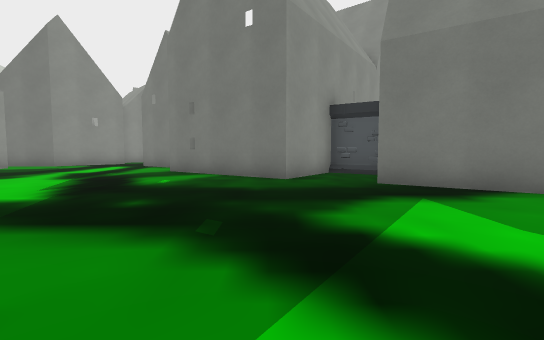
view 1 (above)

19 first-person views from a walk through a 3-D level made in the Godot game engine. The camera is 1.4 m above the floor, tilts 4° down and sees 85° across. The floor is counted in squares, 2 m on a side. Each view is taken from the middle of a square. On the plan, view 1 faces up. The plan holds only what a view shows up to about 10 squares ahead; the rest is blank. The place goes on beyond the plan. Flat picture figures and markers are left out. Characters and animated objects are left out. Some surface patterns are stand-ins.

view 2
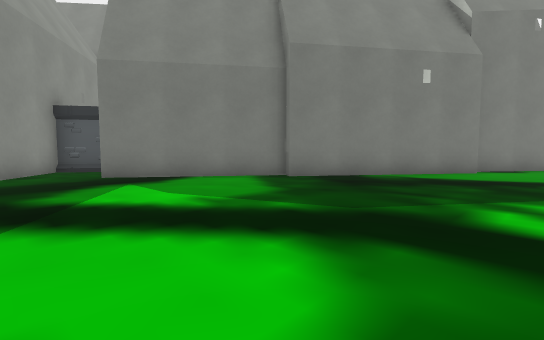

view 3
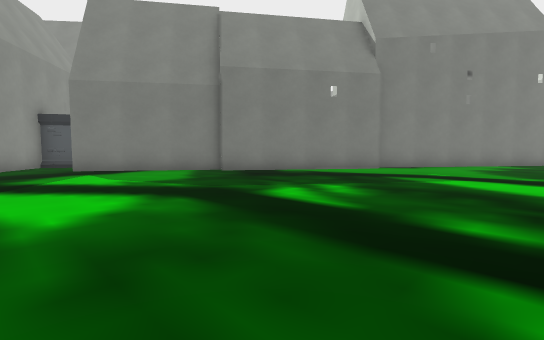

view 4
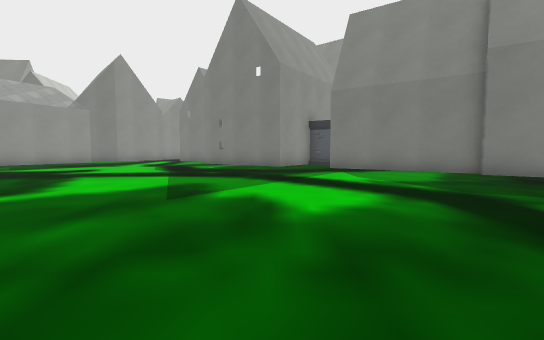

view 5
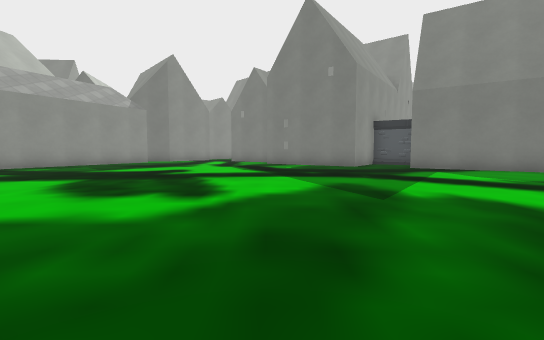

view 6
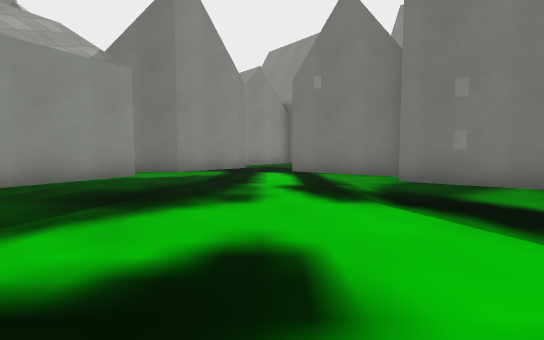

view 7
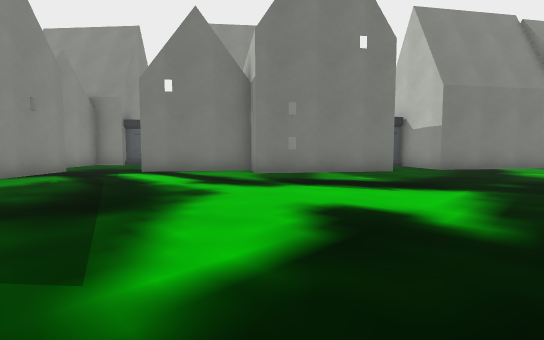

view 8
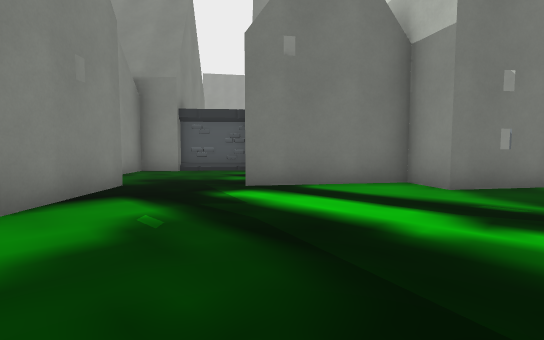

view 9
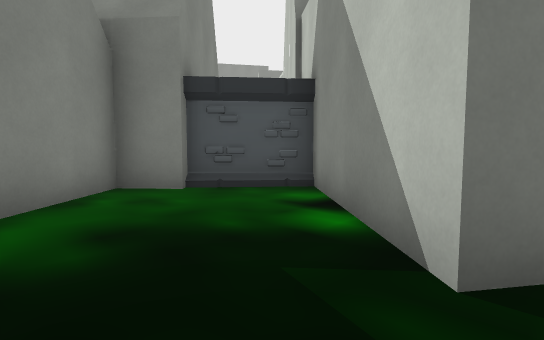

view 10
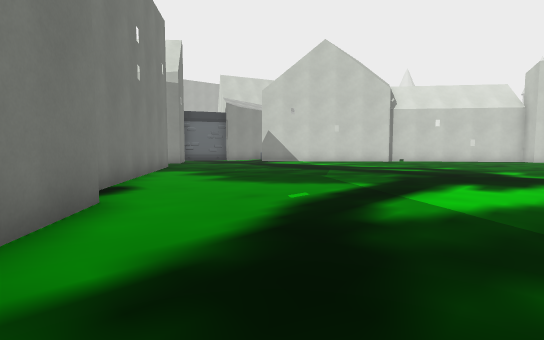

view 11
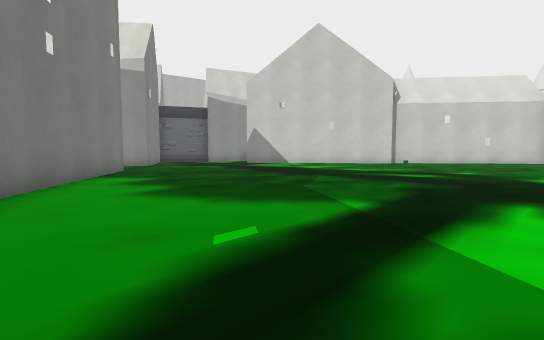

view 12
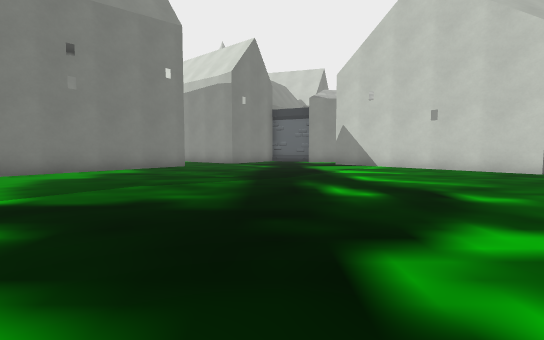

view 13
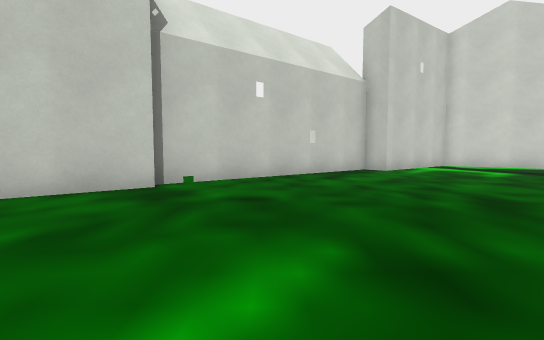

view 14
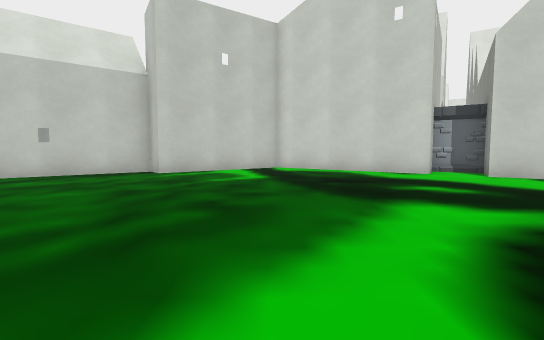

view 15
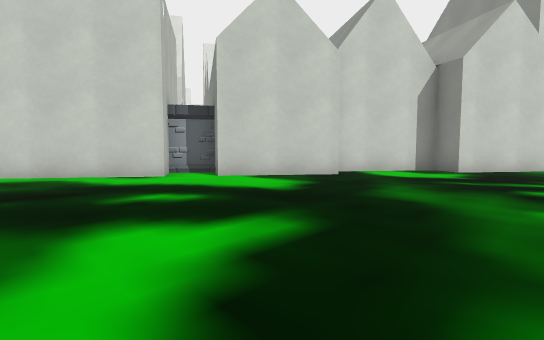

view 16
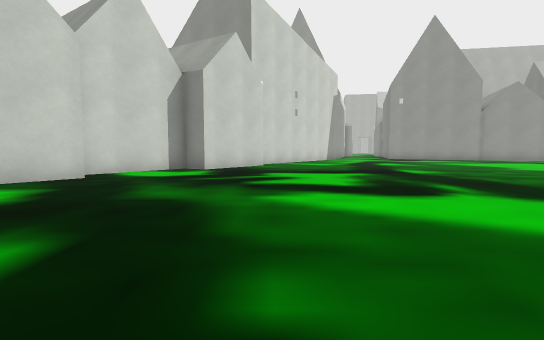

view 17
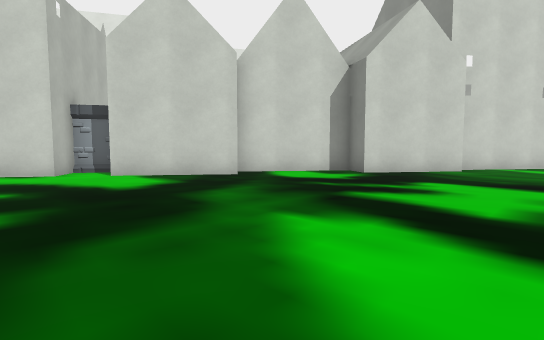

view 18
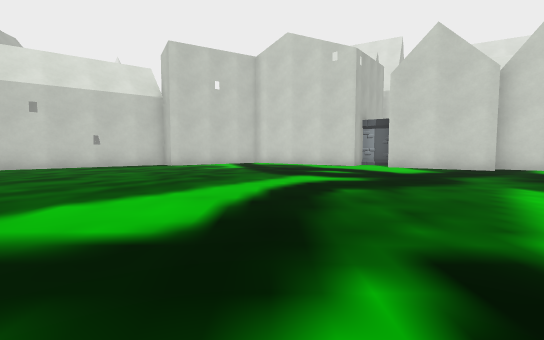

view 19
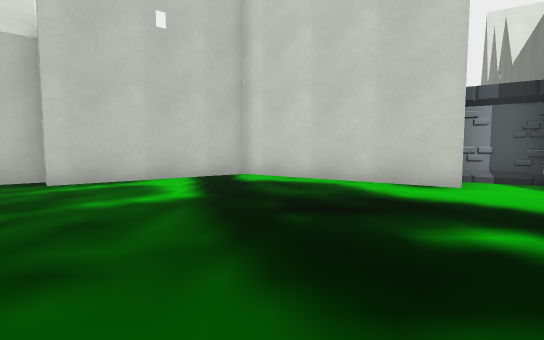

### Floor plan
Points are (right, up) in squares from view 1. A wall is a line through its corners. A room is listed if a view was taken in it or the views show most of it. See-through windows are left out.
Room 1 (views 1, 2, 3, 4, 5, 6, 7, 8, 9, 10, 11, 12, 13, 14, 15, 16, 17, 18, 19)
walls: (10.4, -0.1) (5.7, 3.1) (6, 3.4) (2.1, 6.1); (-4.3, -16.5) (-1.5, -18.5) (-2.2, -19.7) (-1.1, -20.4) (-0.4, -19.3) (3.8, -22.4) (7.3, -19.6) (7.8, -20.3) (13.3, -15.8); (-9.9, -12.4) (-7.2, -14.3) (-7.8, -15.1) (-4.8, -17.4); (3, 8.2) (1.8, 9) (0.3, 6.9) (-3.2, 9.4) (-2.6, 10.4) (-5.4, 12.4) (-2.5, 15.4); (15.5, -3.3) (10.9, -0.1); (13.1, -15.5) (15, -14); (-9.6, 10.8) (-10.5, 9); (-7, 14.1) (-8.9, 12.1) (-10.3, 12.2); (-2.4, 15.5) (-4.2, 17.1); (-4.4, 16.8) (-5.2, 17.7) (-6.9, 16)
low walls: (-2.5, 15.4) (-4.3, 16.9)

Where each view was taken, in squares from view 1:
view 1: 0 up, 0 right, facing up
view 2: 2 down, 0 right, facing up-right
view 3: 5 down, 0 right, facing up-right
view 4: 5 down, 0 right, facing up
view 5: 5 down, 3 left, facing up
view 6: 3 up, 6 left, facing up
view 7: 3 up, 9 left, facing up-right
view 8: 8 up, 9 left, facing up-right
view 9: 12 up, 7 left, facing up-right
view 10: 1 up, 6 right, facing down-right
view 11: 1 down, 7 right, facing down-right
view 12: 8 down, 5 right, facing right
view 13: 10 down, 11 right, facing down
view 14: 11 down, 4 right, facing down
view 15: 12 down, 3 right, facing down-left
view 16: 12 down, 3 right, facing left
view 17: 10 down, 1 right, facing down-left
view 18: 7 down, 3 right, facing down
view 19: 14 down, 3 right, facing down
